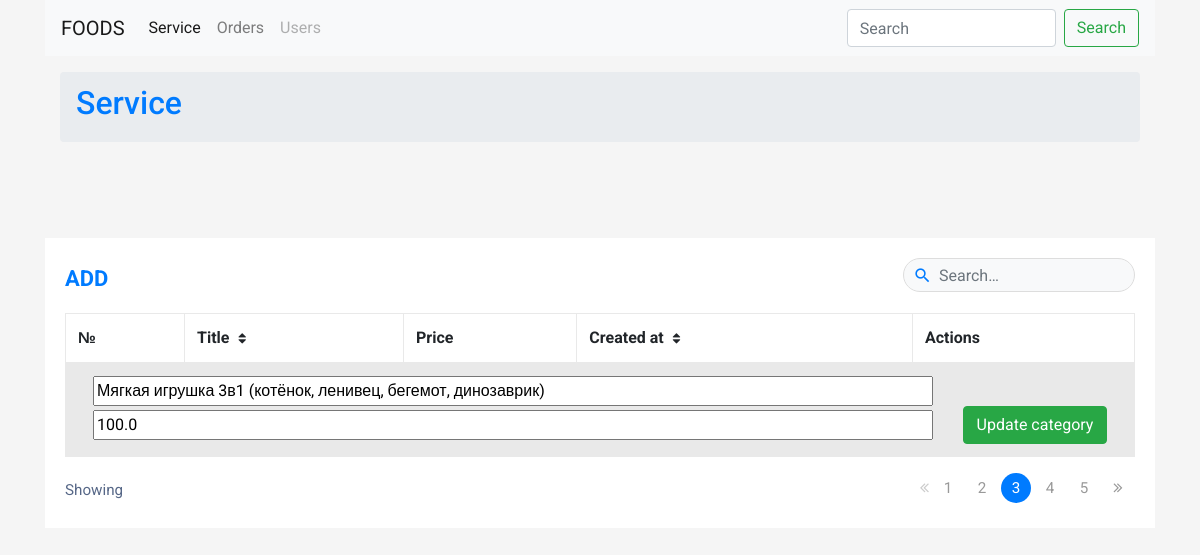
The page /update/14/ on the database its author committed.
### service/models.py (models this page shows, shortened)
class ServiceModel(models.Model):
    category = models.ForeignKey(CategoryModel, on_delete=models.PROTECT, related_name='product', blank=True)
    title = models.CharField(max_length=255)
    price = models.FloatField()
    description = models.TextField(null=True, blank=True)
    image = models.ImageField(upload_to='products')
    created = models.DateTimeField(auto_now_add=True)
    class Meta:
        verbose_name = 'service'
        verbose_name_plural = 'services'

### service/views.py (the view)
# urls.py: path('update/<int:pk>/', ServiceUpdateView.as_view(), name='update'),
class ServiceUpdateView(UpdateView):
    model = ServiceModel
    form_class = ServiceModelForm
    template_name = 'service.html'
    success_url = '/'

### service/forms.py
class ServiceModelForm(forms.ModelForm):
    class Meta:
        model = ServiceModel
        exclude = ['created']

### hackathon/context_data.py (called while the page is built)
def get_order(request):
    return {
        'contacts': OrderModel.objects.order_by('-pk')
    }

### templates/service.html (shortened to what this page needs)
{% extends 'layouts/base.html' %}
{% load widget_tweaks %}
{% block extra_css %}
    <link rel="stylesheet" href="https://maxcdn.bootstrapcdn.com/font-awesome/4.7.0/css/font-awesome.min.css">
{% endblock %}
{% block content %}
    <div class="container mt-3">
        <div class="pages_heder">
            <ol class="breadcrumb">
                <li><a href="index-2.html"><h2>Service</h2></a></li>&nbsp;
            </ol>
        </div>
    </div>
    <div class="container-xl">
        <div class="table-responsive">
            <div class="table-wrapper">
                <div class="table-title">
                    <div class="row">
                        <div class="col-sm-8"><h2><b><a href="{% url 'service:create' %}">ADD</a></b></h2>
                        </div>
                        <div class="col-sm-4">
                            <div class="search-box">
                                <form>
                                    <i class="material-icons text-primary">&#xE8B6;</i>
                                    <input value="{{ request.GET.q }}" name="q" type="text"
                                           class="form-control bg-light"
                                           placeholder="Search&hellip;">
                                </form>
                            </div>
                        </div>
                    </div>
                </div>
                <table class="table table-striped table-hover table-bordered">
                    <thead>
                    <tr>
                        <th>№</th>
                        <th>Title <i class="fa fa-sort"></i></th>
                        <th>Price</th>
                        <th>Created at <i class="fa fa-sort"></i></th>
                        <th>Actions</th>
                    </tr>
                    </thead>
                    <tbody>
                    {% if 'update' in request.path %}
                        <tr class="w-100 table-active">
                            <td colspan="6">
                                <form method="post">
                                    <div class="form-inline">
                                        <div class="col-10 w-100">
                                            {{ form.title|add_class:'w-100' }}
                                        </div>
                                        <div class="col-10 w-100">
                                            {{ form.price|add_class:'w-100' }}
                                        </div>
                                        <div class="col-2 w-100">
                                            <button type="submit" class="btn btn-success w-100">Update category
                                            </button>
                                        </div>
                                    </div>
                                </form>
                            </td>
                        </tr>
                    {% endif %}
                    </tbody>
                </table>
                <div class="clearfix">
                    <div class="hint-text">Showing <b class="text-primary">{{ count }}</b></div>
                    <ul class="pagination">
                        <li class="page-item disabled"><a href="#"><i class="fa fa-angle-double-left"></i></a></li>
                        <li class="page-item"><a href="#" class="page-link">1</a></li>
                        <li class="page-item"><a href="#" class="page-link">2</a></li>
                        <li class="page-item active"><a href="#" class="page-link">3</a></li>
                        <li class="page-item"><a href="#" class="page-link">4</a></li>
                        <li class="page-item"><a href="#" class="page-link">5</a></li>
                        <li class="page-item"><a href="#" class="page-link"><i class="fa fa-angle-double-right"></i></a>
                        </li>
                    </ul>
                </div>
            </div>
        </div>
    </div>
{% endblock %}

### templates/service.html (style rules this page uses)
body { color: #566787; background: #f5f5f5; font-family: 'Roboto', sans-serif; }
.table-responsive { margin: 30px 0; }
.table-wrapper { min-width: 1000px; background: #fff; padding: 20px; box-shadow: 0 1px 1px rgba(0, 0, 0, .05); }
.table-title { padding-bottom: 10px; margin: 0 0 10px; min-width: 100%; }
.table-title h2 { margin: 8px 0 0; font-size: 22px; }
.search-box { position: relative; float: right; }
.search-box input { height: 34px; border-radius: 20px; padding-left: 35px; border-color: #ddd; box-shadow: none; }
.search-box i { color: #a0a5b1; position: absolute; font-size: 19px; top: 8px; left: 10px; }
table.table tr th, table.table tr td { border-color: #e9e9e9; }
table.table-striped tbody tr:nth-of-type(odd) { background-color: #fcfcfc; }
table.table th i { font-size: 13px; margin: 0 5px; cursor: pointer; }
table.table td:last-child { width: 130px; }
.pagination { float: right; margin: 0 0 5px; }
.pagination li a { border: none; font-size: 95%; width: 30px; height: 30px; color: #999; margin: 0 2px; line-height: 30px; border-radius: 30px !important; text-align: center; padding: 0; }
.pagination li.active a { background: #03A9F4; }
.pagination li.disabled i { color: #ccc; }
.pagination li i { font-size: 16px; padding-top: 6px }
.hint-text { float: left; margin-top: 6px; font-size: 95%; }

### rows shown on the page
ServiceModel: title "Мягкая игрушка 3в1 (котёнок, ленивец, бегемот, динозаврик)", price "100.0"
